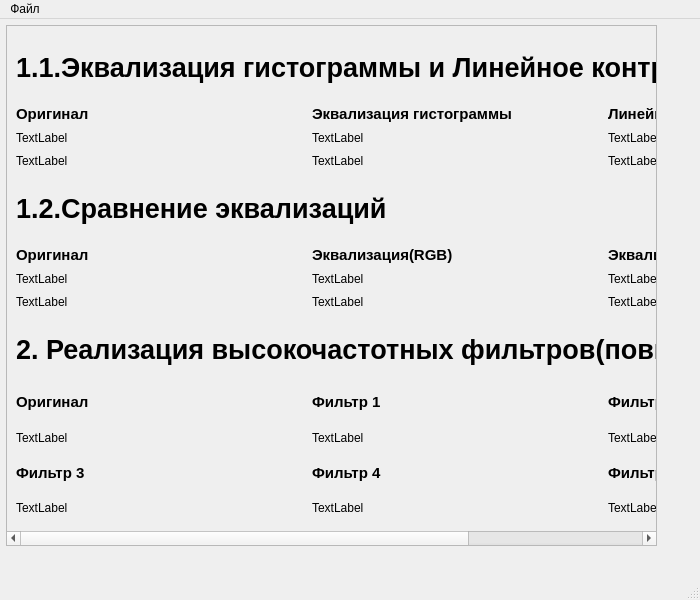
<?xml version="1.0" encoding="UTF-8"?>
<ui version="4.0">
 <class>MainWindow</class>
 <widget class="QMainWindow" name="MainWindow">
  <property name="geometry">
   <rect>
    <x>0</x>
    <y>0</y>
    <width>700</width>
    <height>600</height>
   </rect>
  </property>
  <property name="sizePolicy">
   <sizepolicy hsizetype="Maximum" vsizetype="Maximum">
    <horstretch>0</horstretch>
    <verstretch>0</verstretch>
   </sizepolicy>
  </property>
  <property name="maximumSize">
   <size>
    <width>16777215</width>
    <height>16777215</height>
   </size>
  </property>
  <property name="windowTitle">
   <string>MainWindow</string>
  </property>
  <widget class="QWidget" name="centralwidget">
   <property name="sizePolicy">
    <sizepolicy hsizetype="Preferred" vsizetype="Preferred">
     <horstretch>0</horstretch>
     <verstretch>0</verstretch>
    </sizepolicy>
   </property>
   <property name="maximumSize">
    <size>
     <width>16777215</width>
     <height>16777215</height>
    </size>
   </property>
   <widget class="QScrollArea" name="scrollArea">
    <property name="geometry">
     <rect>
      <x>6</x>
      <y>6</y>
      <width>651</width>
      <height>521</height>
     </rect>
    </property>
    <property name="widgetResizable">
     <bool>true</bool>
    </property>
    <widget class="QWidget" name="scrollAreaWidgetContents_4">
     <property name="geometry">
      <rect>
       <x>0</x>
       <y>0</y>
       <width>897</width>
       <height>505</height>
      </rect>
     </property>
     <layout class="QVBoxLayout" name="verticalLayout_5">
      <item>
       <widget class="QLabel" name="label">
        <property name="baseSize">
         <size>
          <width>0</width>
          <height>40</height>
         </size>
        </property>
        <property name="font">
         <font>
          <pointsize>20</pointsize>
          <weight>75</weight>
          <bold>true</bold>
         </font>
        </property>
        <property name="text">
         <string>1.1.Эквализация гистограммы и Линейное контрастирование</string>
        </property>
       </widget>
      </item>
      <item>
       <layout class="QHBoxLayout" name="horizontalLayout_2">
        <item>
         <layout class="QVBoxLayout" name="verticalLayout_2">
          <item>
           <widget class="QLabel" name="label_6">
            <property name="font">
             <font>
              <pointsize>11</pointsize>
              <weight>75</weight>
              <bold>true</bold>
             </font>
            </property>
            <property name="text">
             <string>Оригинал</string>
            </property>
           </widget>
          </item>
          <item>
           <widget class="QLabel" name="label_2">
            <property name="sizePolicy">
             <sizepolicy hsizetype="Preferred" vsizetype="Preferred">
              <horstretch>0</horstretch>
              <verstretch>0</verstretch>
             </sizepolicy>
            </property>
            <property name="minimumSize">
             <size>
              <width>0</width>
              <height>0</height>
             </size>
            </property>
            <property name="text">
             <string>TextLabel</string>
            </property>
            <property name="scaledContents">
             <bool>false</bool>
            </property>
           </widget>
          </item>
          <item>
           <widget class="QLabel" name="label_4">
            <property name="sizePolicy">
             <sizepolicy hsizetype="Preferred" vsizetype="Preferred">
              <horstretch>0</horstretch>
              <verstretch>0</verstretch>
             </sizepolicy>
            </property>
            <property name="text">
             <string>TextLabel</string>
            </property>
            <property name="scaledContents">
             <bool>false</bool>
            </property>
           </widget>
          </item>
         </layout>
        </item>
        <item>
         <layout class="QVBoxLayout" name="verticalLayout_3">
          <item>
           <widget class="QLabel" name="label_7">
            <property name="font">
             <font>
              <pointsize>11</pointsize>
              <weight>75</weight>
              <bold>true</bold>
             </font>
            </property>
            <property name="text">
             <string>Эквализация гистограммы</string>
            </property>
           </widget>
          </item>
          <item>
           <widget class="QLabel" name="label_3">
            <property name="sizePolicy">
             <sizepolicy hsizetype="Preferred" vsizetype="Preferred">
              <horstretch>0</horstretch>
              <verstretch>0</verstretch>
             </sizepolicy>
            </property>
            <property name="text">
             <string>TextLabel</string>
            </property>
            <property name="scaledContents">
             <bool>false</bool>
            </property>
           </widget>
          </item>
          <item>
           <widget class="QLabel" name="label_5">
            <property name="sizePolicy">
             <sizepolicy hsizetype="Preferred" vsizetype="Preferred">
              <horstretch>0</horstretch>
              <verstretch>0</verstretch>
             </sizepolicy>
            </property>
            <property name="text">
             <string>TextLabel</string>
            </property>
            <property name="scaledContents">
             <bool>false</bool>
            </property>
           </widget>
          </item>
         </layout>
        </item>
        <item>
         <layout class="QVBoxLayout" name="verticalLayout_9">
          <item>
           <widget class="QLabel" name="label_14">
            <property name="font">
             <font>
              <pointsize>11</pointsize>
              <weight>75</weight>
              <bold>true</bold>
             </font>
            </property>
            <property name="text">
             <string>Линейное контрастирование</string>
            </property>
           </widget>
          </item>
          <item>
           <widget class="QLabel" name="label_10">
            <property name="text">
             <string>TextLabel</string>
            </property>
           </widget>
          </item>
          <item>
           <widget class="QLabel" name="label_12">
            <property name="text">
             <string>TextLabel</string>
            </property>
           </widget>
          </item>
         </layout>
        </item>
       </layout>
      </item>
      <item>
       <widget class="QLabel" name="label_8">
        <property name="font">
         <font>
          <pointsize>20</pointsize>
          <weight>75</weight>
          <bold>true</bold>
         </font>
        </property>
        <property name="text">
         <string>1.2.Сравнение эквализаций</string>
        </property>
       </widget>
      </item>
      <item>
       <layout class="QHBoxLayout" name="horizontalLayout_3">
        <item>
         <layout class="QVBoxLayout" name="verticalLayout_11">
          <item>
           <widget class="QLabel" name="label_9">
            <property name="font">
             <font>
              <pointsize>11</pointsize>
              <weight>75</weight>
              <bold>true</bold>
             </font>
            </property>
            <property name="text">
             <string>Оригинал</string>
            </property>
           </widget>
          </item>
          <item>
           <widget class="QLabel" name="label_11">
            <property name="text">
             <string>TextLabel</string>
            </property>
           </widget>
          </item>
          <item>
           <widget class="QLabel" name="label_13">
            <property name="text">
             <string>TextLabel</string>
            </property>
           </widget>
          </item>
         </layout>
        </item>
        <item>
         <layout class="QVBoxLayout" name="verticalLayout_10">
          <item>
           <widget class="QLabel" name="label_15">
            <property name="font">
             <font>
              <pointsize>11</pointsize>
              <weight>75</weight>
              <bold>true</bold>
             </font>
            </property>
            <property name="text">
             <string>Эквализация(RGB)</string>
            </property>
           </widget>
          </item>
          <item>
           <widget class="QLabel" name="label_16">
            <property name="text">
             <string>TextLabel</string>
            </property>
           </widget>
          </item>
          <item>
           <widget class="QLabel" name="label_17">
            <property name="text">
             <string>TextLabel</string>
            </property>
           </widget>
          </item>
         </layout>
        </item>
        <item>
         <layout class="QVBoxLayout" name="verticalLayout_7">
          <item>
           <widget class="QLabel" name="label_18">
            <property name="font">
             <font>
              <pointsize>11</pointsize>
              <weight>75</weight>
              <bold>true</bold>
             </font>
            </property>
            <property name="text">
             <string>Эквализация(HSV)</string>
            </property>
           </widget>
          </item>
          <item>
           <widget class="QLabel" name="label_19">
            <property name="text">
             <string>TextLabel</string>
            </property>
           </widget>
          </item>
          <item>
           <widget class="QLabel" name="label_20">
            <property name="text">
             <string>TextLabel</string>
            </property>
           </widget>
          </item>
         </layout>
        </item>
       </layout>
      </item>
      <item>
       <widget class="QLabel" name="label_21">
        <property name="font">
         <font>
          <pointsize>20</pointsize>
          <weight>75</weight>
          <bold>true</bold>
         </font>
        </property>
        <property name="text">
         <string>2. Реализация высокочастотных фильтров(повышение резкости)</string>
        </property>
       </widget>
      </item>
      <item>
       <layout class="QHBoxLayout" name="horizontalLayout_4">
        <item>
         <layout class="QVBoxLayout" name="verticalLayout_12">
          <item>
           <widget class="QLabel" name="label_22">
            <property name="font">
             <font>
              <pointsize>11</pointsize>
              <weight>75</weight>
              <bold>true</bold>
             </font>
            </property>
            <property name="text">
             <string>Оригинал</string>
            </property>
           </widget>
          </item>
          <item>
           <widget class="QLabel" name="label_23">
            <property name="text">
             <string>TextLabel</string>
            </property>
           </widget>
          </item>
         </layout>
        </item>
        <item>
         <layout class="QVBoxLayout" name="verticalLayout_13">
          <item>
           <widget class="QLabel" name="label_25">
            <property name="font">
             <font>
              <pointsize>11</pointsize>
              <weight>75</weight>
              <bold>true</bold>
             </font>
            </property>
            <property name="text">
             <string>Фильтр 1</string>
            </property>
           </widget>
          </item>
          <item>
           <widget class="QLabel" name="label_26">
            <property name="text">
             <string>TextLabel</string>
            </property>
           </widget>
          </item>
         </layout>
        </item>
        <item>
         <layout class="QVBoxLayout" name="verticalLayout_8">
          <item>
           <widget class="QLabel" name="label_28">
            <property name="font">
             <font>
              <pointsize>11</pointsize>
              <weight>75</weight>
              <bold>true</bold>
             </font>
            </property>
            <property name="text">
             <string>Фильтр 2</string>
            </property>
           </widget>
          </item>
          <item>
           <widget class="QLabel" name="label_29">
            <property name="text">
             <string>TextLabel</string>
            </property>
           </widget>
          </item>
         </layout>
        </item>
       </layout>
      </item>
      <item>
       <layout class="QHBoxLayout" name="horizontalLayout_5">
        <item>
         <layout class="QVBoxLayout" name="verticalLayout_15">
          <item>
           <widget class="QLabel" name="label_24">
            <property name="font">
             <font>
              <pointsize>11</pointsize>
              <weight>75</weight>
              <bold>true</bold>
             </font>
            </property>
            <property name="text">
             <string>Фильтр 3</string>
            </property>
           </widget>
          </item>
          <item>
           <widget class="QLabel" name="label_31">
            <property name="text">
             <string>TextLabel</string>
            </property>
           </widget>
          </item>
         </layout>
        </item>
        <item>
         <layout class="QVBoxLayout" name="verticalLayout_16">
          <item>
           <widget class="QLabel" name="label_32">
            <property name="font">
             <font>
              <pointsize>11</pointsize>
              <weight>75</weight>
              <bold>true</bold>
             </font>
            </property>
            <property name="text">
             <string>Фильтр 4</string>
            </property>
           </widget>
          </item>
          <item>
           <widget class="QLabel" name="label_33">
            <property name="text">
             <string>TextLabel</string>
            </property>
           </widget>
          </item>
         </layout>
        </item>
        <item>
         <layout class="QVBoxLayout" name="verticalLayout_17">
          <item>
           <widget class="QLabel" name="label_34">
            <property name="font">
             <font>
              <pointsize>11</pointsize>
              <weight>75</weight>
              <bold>true</bold>
             </font>
            </property>
            <property name="text">
             <string>Фильтр 5</string>
            </property>
           </widget>
          </item>
          <item>
           <widget class="QLabel" name="label_35">
            <property name="text">
             <string>TextLabel</string>
            </property>
           </widget>
          </item>
         </layout>
        </item>
       </layout>
      </item>
     </layout>
    </widget>
   </widget>
  </widget>
  <widget class="QMenuBar" name="menubar">
   <property name="geometry">
    <rect>
     <x>0</x>
     <y>0</y>
     <width>700</width>
     <height>22</height>
    </rect>
   </property>
   <widget class="QMenu" name="menu">
    <property name="title">
     <string>Файл</string>
    </property>
    <addaction name="a_open"/>
   </widget>
   <addaction name="menu"/>
  </widget>
  <widget class="QStatusBar" name="statusbar"/>
  <action name="a_open">
   <property name="text">
    <string>Открыть</string>
   </property>
  </action>
 </widget>
 <resources/>
 <connections/>
</ui>
